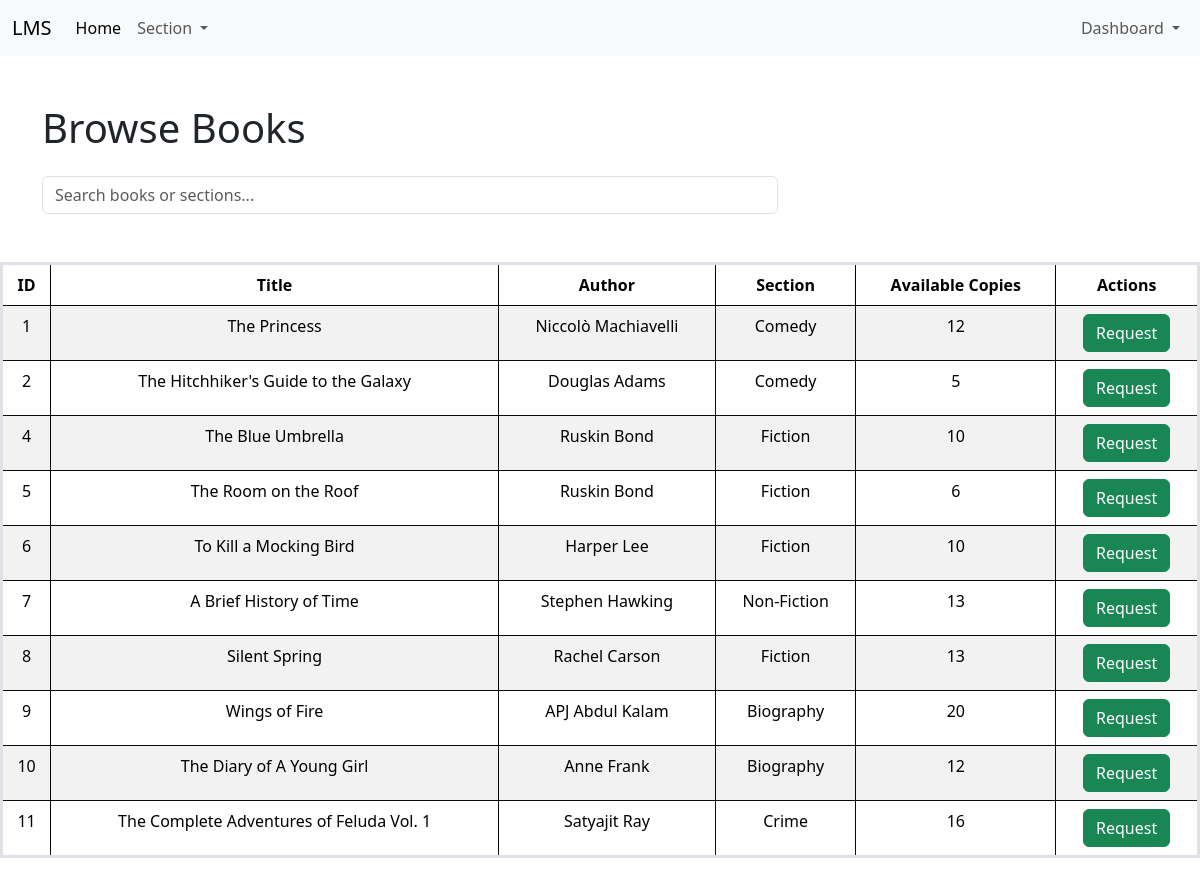
/user-view-books, run on the app's committed database.
### models/models.py (models this page shows)
class Book(db.Model):
    __tablename__ = 'Book'
    id = db.Column(db.Integer, primary_key=True)
    isbn = db.Column(db.Integer, nullable=False, unique=True)
    title = db.Column(db.String(100), nullable=False)
    author = db.Column(db.String(100), nullable=False)
    section = db.Column(db.String(100), db.ForeignKey('Section.name'), nullable=False)
    content = db.Column(db.Text(), nullable=True)
    copies = db.Column(db.Integer, nullable=False)
    available_copies = db.Column(db.Integer, nullable=False)
    section_rel = db.relationship('Section', backref='books')

### app.py (the view)
@app.route('/user-view-books', methods = ['GET', 'POST'])
def user_view_books():
    if request.method == 'GET':
        books = Book.query.all()
        if message := request.args.get('message'):
            return render_template('user_view_books.html',books=books,message = message)
        else:
            return render_template('user_view_books.html',books=books)

### templates/user_view_books.html (shortened to what this page needs)
<!DOCTYPE html>
<html>
<head>
    <link href="https://cdn.jsdelivr.net/npm/bootstrap@5.3.2/dist/css/bootstrap.min.css" rel="stylesheet"
 />
</head>
<body>
    <nav class="navbar navbar-expand-lg bg-body-tertiary">
        <div class="container-fluid">
          <a class="navbar-brand" href="/">LMS</a>
          <div class="collapse navbar-collapse" id="navbarNavDropdown">
            <ul class="navbar-nav">
              <li class="nav-item">
                <a class="nav-link active" aria-current="page" href="/">Home</a>
              </li>
              <li class="nav-item dropdown">
                <a
                  class="nav-link dropdown-toggle"
                  href="#"
                  id="navbarDropdownMenuLink"
                  role="button"
                  data-bs-toggle="dropdown"
                  aria-expanded="false"
                >
                  Section
                </a>
              </li>
            </ul>
            <ul class="navbar-nav ms-auto">
              <li class="nav-item dropdown">
                <a
                  class="nav-link dropdown-toggle"
                  href="#"
                  id="navbarDropdownMenuLink2"
                  role="button"
                  data-bs-toggle="dropdown"
                  aria-expanded="false"
                >
                  Dashboard
                </a>
              </li>
            </ul>
          </div>
        </div>
      </nav>
<div class='container my-5'>
    <h1>Browse Books</h1>
    <div class="row my-4">
        <div class="col-md-8">
            <form class="form-inline">
                <div class="form-group mr-2">
                    <input type="text" class="form-control" id="search_query" placeholder="Search books or sections...">
                </div>
            </form>
        </div>
    </div>
</div>
<table class="table table-striped">
    <thead>
        <tr class="text-center">
            <th>ID</th>
            <th>Title</th>
            <th>Author</th>
            <th>Section</th>
            <th>Available Copies</th>
            <th>Actions</th>
        </tr>
    </thead>
    <tbody>
        {% for book in books %}
        <tr class="text-center">
            <td>{{book.id}}</td>
            <td>{{book.title}}</td>
            <td>{{book.author}}</td>
            <td>{{book.section}}</td>
            <td>{{book.available_copies}}</td>
            <td>
                <a href="/request-book/{{ book.id }}"><button class="btn btn-success">Request</button></a>
            </td>
        </tr>
        {% endfor %}
    </tbody>
</table>
</body>
</html>

### templates/user_view_books.html (style rules this page uses)
table { width: 100%; border-collapse: collapse; border: 3px solid #050505; }
th { padding: 12px; text-align: center; background-color: #ffffff; border: 1px solid #000000; }
td { padding: 12px; text-align: center; border: 1px solid #070707; }

### data on the page
Book: id "1", title "The Princess", author "Niccolò Machiavelli", section "Comedy", available_copies "12"
Book: id "2", title "The Hitchhiker's Guide to the Galaxy", author "Douglas Adams", section "Comedy", available_copies "5"
Book: id "4", title "The Blue Umbrella", author "Ruskin Bond", section "Fiction", available_copies "10"
Book: id "5", title "The Room on the Roof", author "Ruskin Bond", section "Fiction", available_copies "6"
Book: id "6", title "To Kill a Mocking Bird", author "Harper Lee", section "Fiction", available_copies "10"
Book: id "7", title "A Brief History of Time", author "Stephen Hawking", section "Non-Fiction", available_copies "13"
Book: id "8", title "Silent Spring", author "Rachel Carson", section "Fiction", available_copies "13"
Book: id "9", title "Wings of Fire", author "APJ Abdul Kalam", section "Biography", available_copies "20"
Book: id "10", title "The Diary of A Young Girl", author "Anne Frank", section "Biography", available_copies "12"
Book: id "11", title "The Complete Adventures of Feluda Vol. 1", author "Satyajit Ray", section "Crime", available_copies "16"
